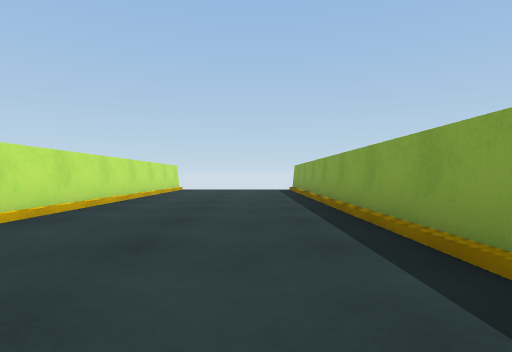
view 1 (above)

19 first-person views from a walk through a 3-D level made in the Unity game engine. The camera is 0.51 m above the floor, looks level and sees 75° across. The floor is counted in squares, 1 m on a side. Each view is taken from the middle of a square. On the plan, view 1 faces up. The plan holds only what a view shows up to about 9 squares ahead; the rest is blank. The place goes on beyond the plan. Surface patterns are stand-ins for the level's own textures.

view 2
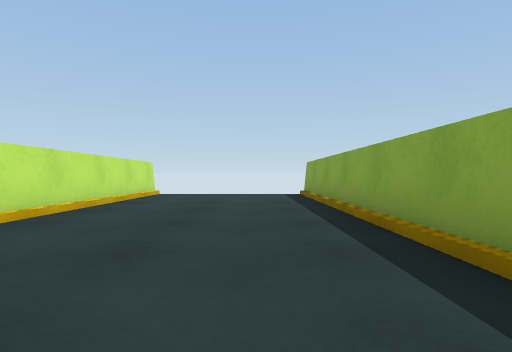

view 3
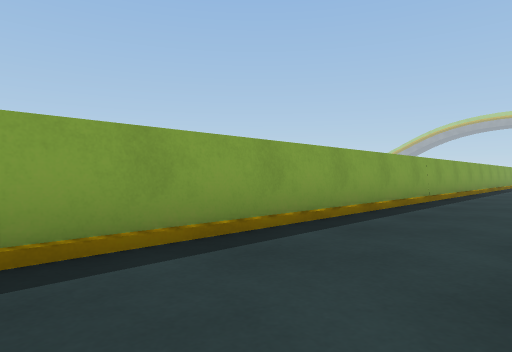

view 4
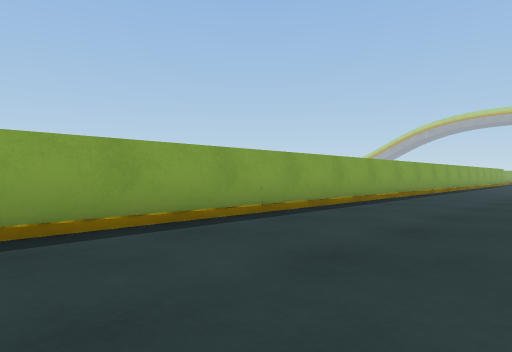

view 5
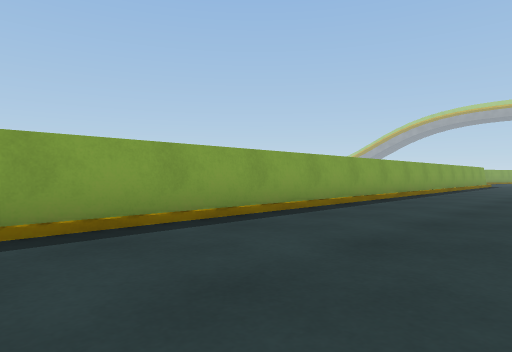

view 6
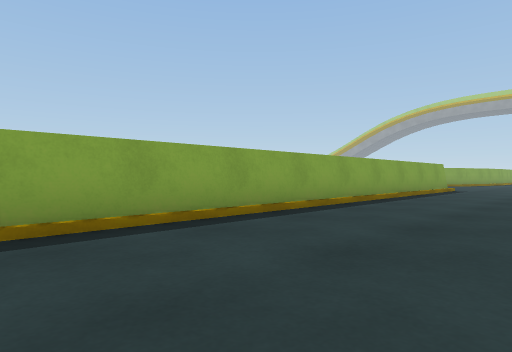

view 7
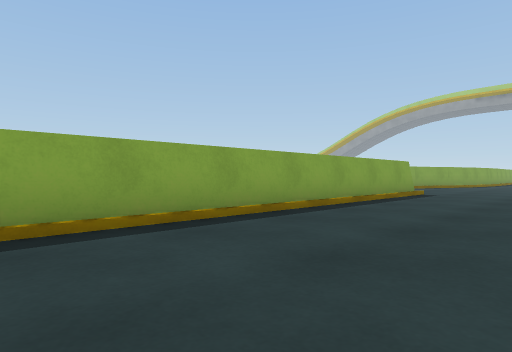

view 8
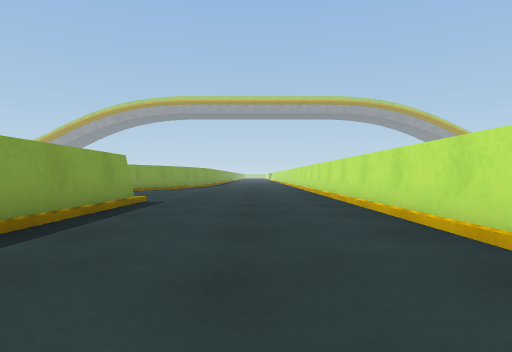

view 9
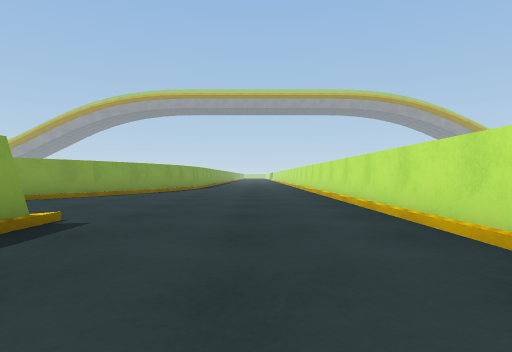

view 10
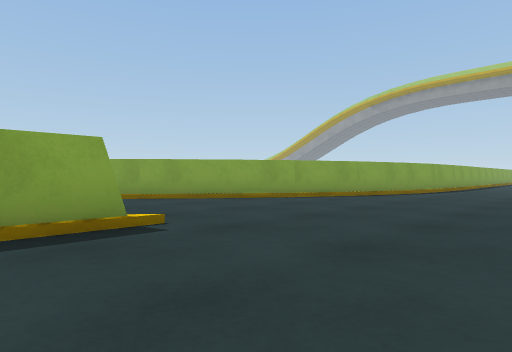

view 11
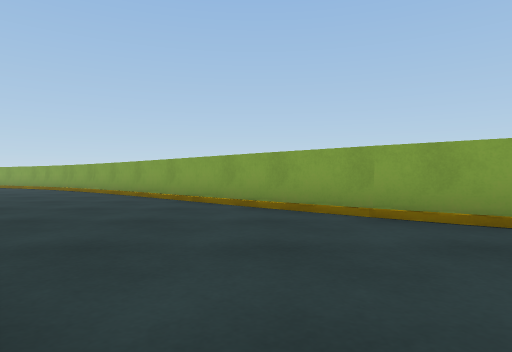

view 12
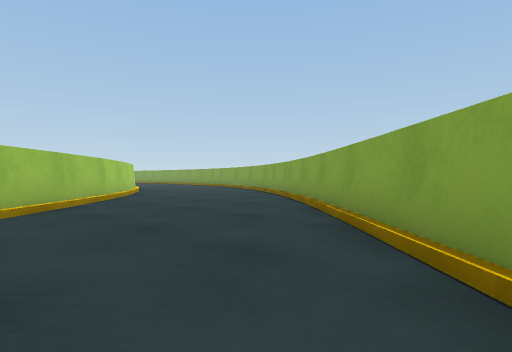

view 13
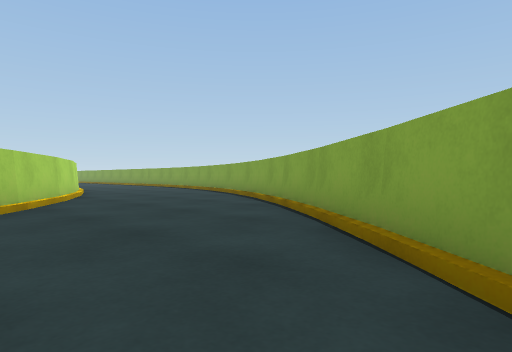

view 14
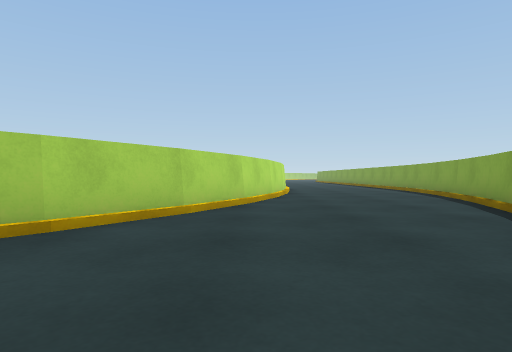

view 15
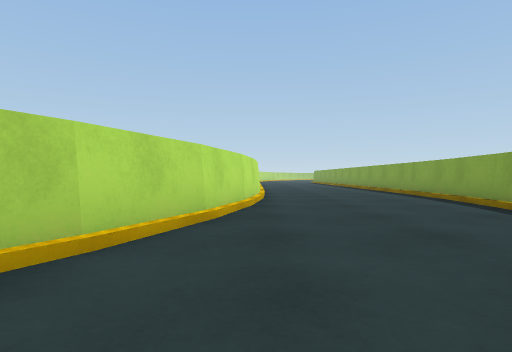

view 16
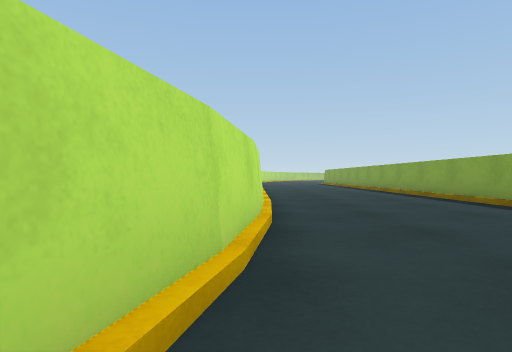

view 17
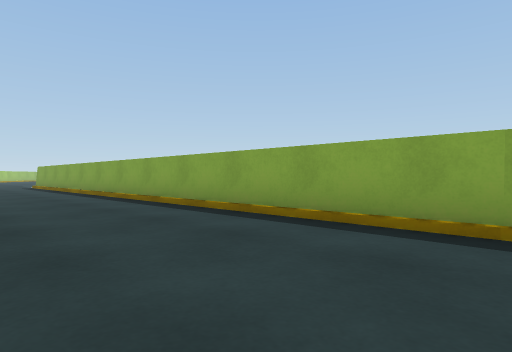

view 18
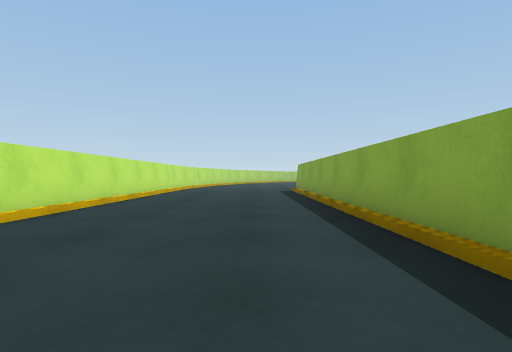

view 19
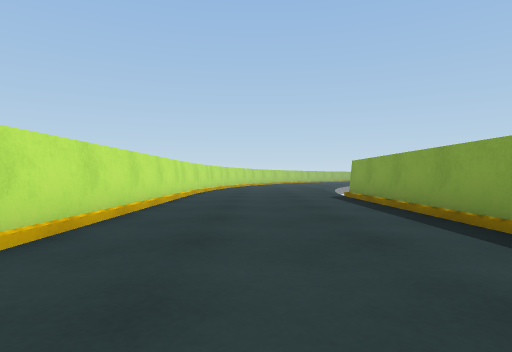

### Floor plan
Points are (right, up) in squares from view 1. A wall is a line through its corners. A room is listed if a view was taken in it or the views show most of it. See-through windows are left out.
Room 1 (views 1, 2, 3, 4, 5, 6, 7, 8, 9, 10, 11, 12, 13, 14, 15, 16, 17, 18, 19)
walls: (9, -15.4) (6.6, -17.9); (11.8, -10.6) (11, -12.3) (9, -15.5); (12.4, -8.9) (11.7, -10.7); (12.8, -7.1) (12.3, -8.9); (-2.9, -19.4) (-2.9, -29); (13, -5.3) (12.8, -7.2); (13.1, -3.5) (13.1, -5.4); (13.8, -16) (14.9, -14.2); (11.6, -18.9) (14, -15.9); (15, -14.3) (15.3, -13.5); (15.8, -12.1) (17, -9.1) (17.4, -5.4) (17.4, 12.5); (1.4, -23.5) (1.4, 12); (5.2, -25.4) (11.8, -18.8); (-2.9, 12) (-2.9, 3.6); (3.1, -28.5) (4.1, -26.9) (5.3, -25.5); (2.6, -29.5) (3.2, -28.4); (13.1, 13) (13.1, 4.6)
low walls: (10.1, -13.9) (9.7, -14.5); (7.5, -17.2) (7.2, -17.6); (-2.8, -19.2) (-2.8, -25.4); (-2.8, 5.4) (-2.8, 3.5); (-2.8, 6.4) (-2.8, 5.5); (13.1, -16.7) (14.7, -14.4); (15.5, -12.4) (15.8, -11.8); (10.5, -19.9) (10.8, -19.5); (16.8, -8.8) (17, -7.6); (-2.8, 8.4) (-2.8, 6.5); (-2.8, 9.4) (-2.8, 8.5); (-2.8, -25.5) (-2.8, -26.4); (13.3, 8.4) (13.3, 4.5); (13.3, 9.4) (13.3, 8.5); (13.3, 10.4) (13.3, 9.5)

Positions as (right, up) in squares from view 1, and headings:
1: (0, 0), facing up
2: (0, 3), facing up
3: (-1, 4), facing down-right
4: (-2, 0), facing down-right
5: (-2, -5), facing down-right
6: (-2, -11), facing down-right
7: (-2, -14), facing down-right
8: (-1, -17), facing down
9: (-1, -20), facing down
10: (-2, -22), facing down-right
11: (1, -24), facing right
12: (6, -23), facing up-right
13: (9, -20), facing up-right
14: (12, -17), facing up
15: (13, -13), facing up
16: (13, -9), facing up
17: (14, -4), facing up-right
18: (16, 1), facing up
19: (15, 4), facing up
